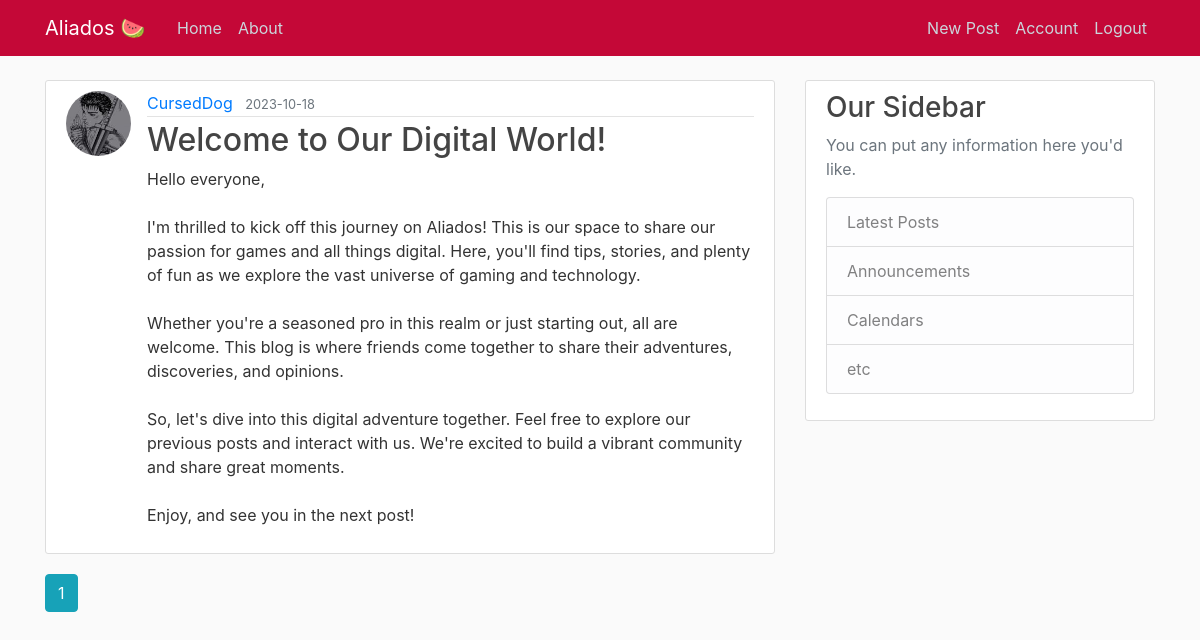
Screenshot of /home (signed in) with the database file from the repository.
### flaskblog/models.py (models this page shows, shortened)
class Post(db.Model):
    id = db.Column(db.Integer, primary_key=True)
    title = db.Column(db.String(100), nullable=False)
    date_posted = db.Column(db.DateTime, nullable=False, default=datetime.utcnow)
    content = db.Column(db.Text, nullable=False)
    user_id = db.Column(db.Integer, db.ForeignKey("user.id"), nullable=False)

class User(db.Model, UserMixin):
    id = db.Column(db.Integer, primary_key=True)
    username = db.Column(db.String(20), unique=True, nullable=False)
    email = db.Column(db.String(120), unique=True, nullable=False)
    image_file = db.Column(db.String(20), nullable=False, default="default.jpg")
    password = db.Column(db.String(60), nullable=False)
    posts = db.relationship("Post", backref="author", lazy=True)

### flaskblog/main/routes.py (the view)
@main.route("/")
@main.route("/home")
def home():
    page = request.args.get("page", 1, type=int)
    posts = Post.query.order_by(Post.date_posted.desc()).paginate(page=page, per_page=5)
    return render_template("home.html", posts=posts)

### flaskblog/models.py (called while the page is built)
@login_manager.user_loader
def load_user(user_id):
    return User.query.get(int(user_id))

### flaskblog/templates/home.html
{% extends "layout.html" %}
{% block content %}
    {% for post in posts.items %}
    <article class="media content-section">
            <img class="rounded-circle article-img" src="{{ url_for('static',filename='profile_pics/' + post.author.image_file) }}">
            <div class="media-body">
            <div class="article-metadata">
                <a class="mr-2" href="{{ url_for('users.user_posts', username=post.author.username) }}">{{ post.author.username }}</a>
                <small class="text-muted">{{ post.date_posted.strftime('%Y-%m-%d') }}</small>
            </div>
            <h2><a class="article-title" href="{{ url_for('posts.post', post_id=post.id) }}">{{ post.title }}</a></h2>
            <p class="article-content">{{ post.content }}</p>
            </div>
      </article>
    {% endfor %}
    {% for page_num in posts.iter_pages(left_edge=1,right_edge=1,left_current=1,right_current=2) %}
      {% if page_num %}
        {% if posts.page == page_num %}
        <a class="btn btn-info mb-4" href="{{ url_for('main.home', page=page_num) }}">{{ page_num }}</a>
        {% else %}
        <a class="btn btn-outline-info mb-4" href="{{ url_for('main.home', page=page_num) }}">{{ page_num }}</a>
        {% endif %}
      {% else %}
        ...
      {% endif %}
    {% endfor %}
{% endblock content %}

### flaskblog/Static/main.css (style rules this page uses)
body { background: #fafafa; color: #333333; margin-top: 5rem; }
h1, h2, h3, h4, h5, h6 { color: #444444; }
.content-section { background: #ffffff; padding: 10px 20px; border: 1px solid #dddddd; border-radius: 3px; margin-bottom: 20px; }
.article-title { color: #444444; }
.article-content { white-space: pre-line; }
.article-img { height: 65px; width: 65px; margin-right: 16px; }
.article-metadata { padding-bottom: 1px; margin-bottom: 4px; border-bottom: 1px solid #e3e3e3 }

### rows the page displays
Post: image_file (picture), author.username "CursedDog", date_posted "2023-10-18", title "Welcome to Our Digital World!", content "Hello everyone, I'm thrilled to kick off this journey on Aliados! This is our space to share our passion for games and all things digital. Here, you'll find tips, stories, and plenty of fun as we explore the vast universe of gaming and technology. Whether you're a seasoned pro in this realm or just starting out, all are welcome. This blog is where friends come together to share their adventures, discoveries, and opinions. So, let's dive into this digital adventure together. Feel free to explore our previous posts and interact with us. We're excited to build a vibrant community and share great moments. Enjoy, and see you in the next post!"

### other values shown
{{ page_num }} "1"
